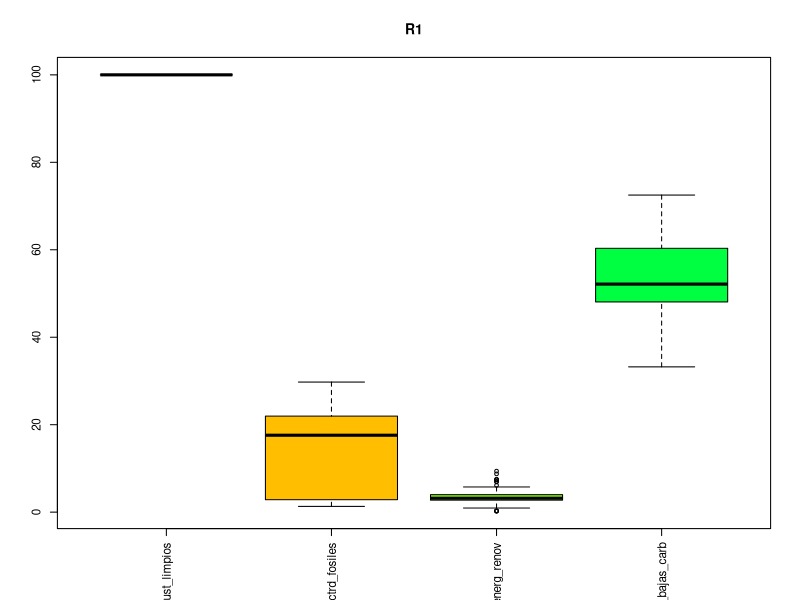
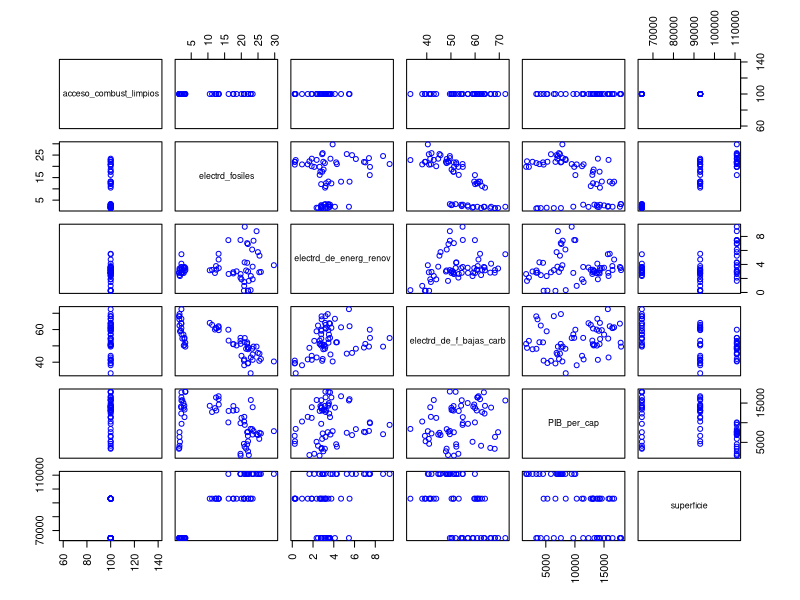
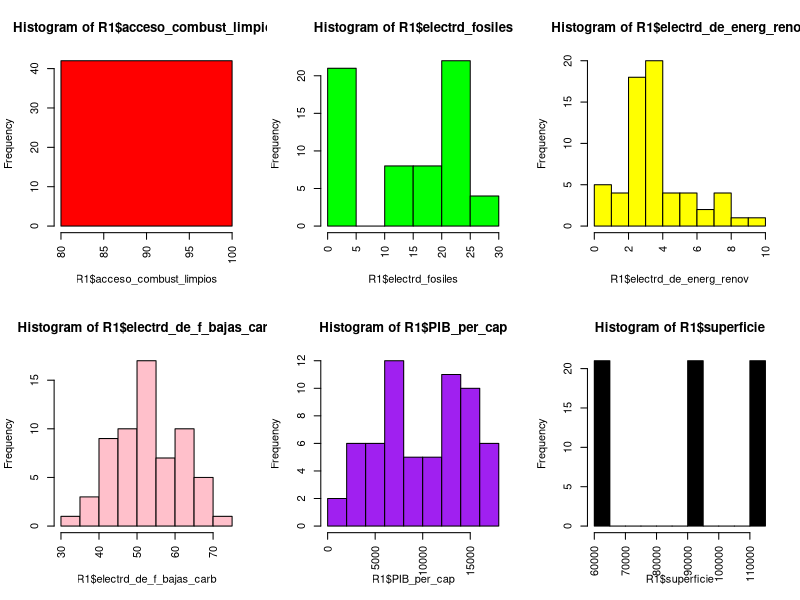
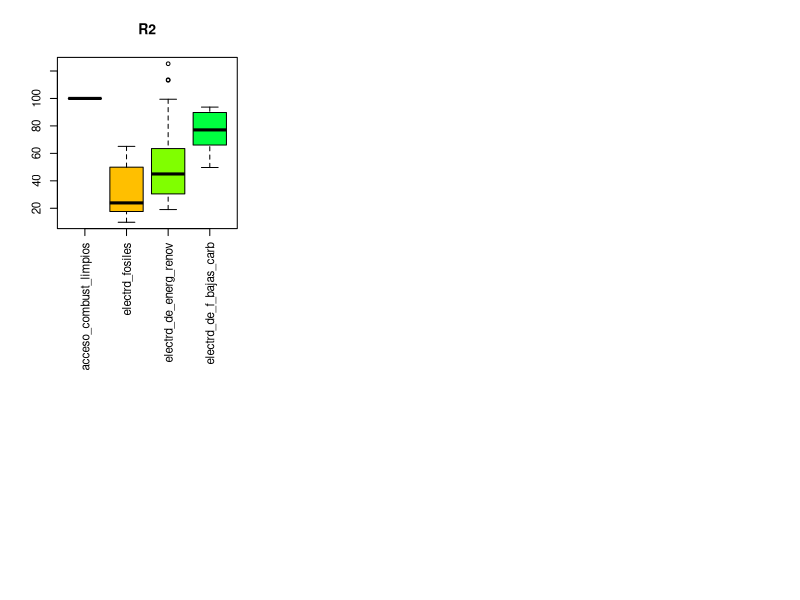
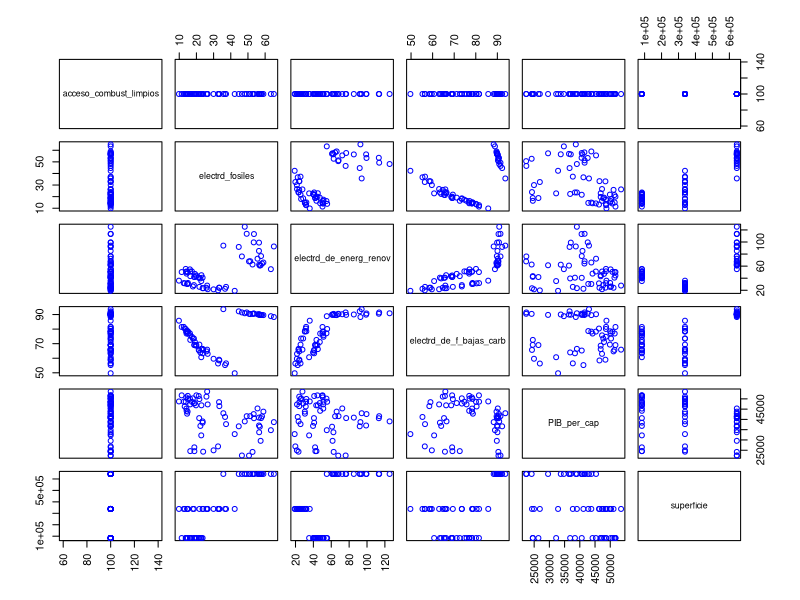
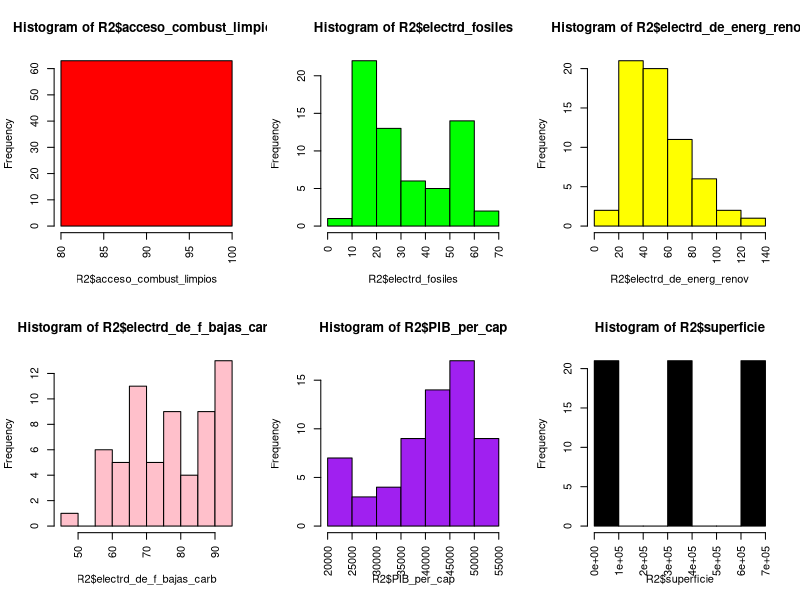

These charts were generated, in order, by the following R code:
## ---- chunk 1
knitr::opts_chunk$set(echo = FALSE)
## ---- chunk 2
M = read.csv("./datosG10Eq04.csv")
## ---- chunk 3
str(M)
## ---- chunk 4
names(M)
M2 = M[ , c(2, 5, 9, 11, 12, 18, 20)] # COndición filas, condición columnas (si con ,)
## ---- chunk 5
#table(M2$entidad)
R1 = c("Bulgaria", "Hungary", "Latvia")
region = ifelse(M2$entidad %in% R1, "R1", "R2")
M2 = cbind(region, M2)
#names(M2)
M3 = M2[-2] # Quita la columna 2
names(M3)
## ---- chunk 6
R1 = M3[M3$region == "R1", ][-1]
R2 = M3[M3$region == "R2", ][-1]
## ---- chunk 7
cat("Región 1 \n")
summary(R1)
cat("Región 2 \n")
summary(R2)
## ---- chunk 8
par(cex = 0.7) # disminuye la letra de las etiquetas
par(las = 3) # voltear las etiquetas
boxplot(R1[1:4], main = "R1", col = rainbow(8))
plot(R1, col = "blue")
par(mfrow = c(2, 3)) # matriz graficos 3 filas, 2 columnas
hist(R1$acceso_combust_limpios, col = "red")
hist(R1$electrd_fosiles, col = "green")
hist(R1$electrd_de_energ_renov, col = "yellow")
hist(R1$electrd_de_f_bajas_carb, col = "pink")
hist(R1$PIB_per_cap, col = "purple")
hist(R1$superficie, col = "black")
## ---- chunk 9
par(cex = 0.7) # disminuye la letra de las etiquetas
par(las = 3) # voltear las etiquetas
boxplot(R2[1:4], main = "R2", col = rainbow(8))
plot(R2, col = "blue")
par(mfrow = c(2, 3)) # matriz graficos 3 filas, 2 columnas
hist(R2$acceso_combust_limpios, col = "red")
hist(R2$electrd_fosiles, col = "green")
hist(R2$electrd_de_energ_renov, col = "yellow")
hist(R2$electrd_de_f_bajas_carb, col = "pink")
hist(R2$PIB_per_cap, col = "purple")
hist(R2$superficie, col = "black")
## ---- chunk 10
cat("Región 1\n")
round(cor(R1), 2)
cat("Región 2\n")
round(cor(R2), 2)
